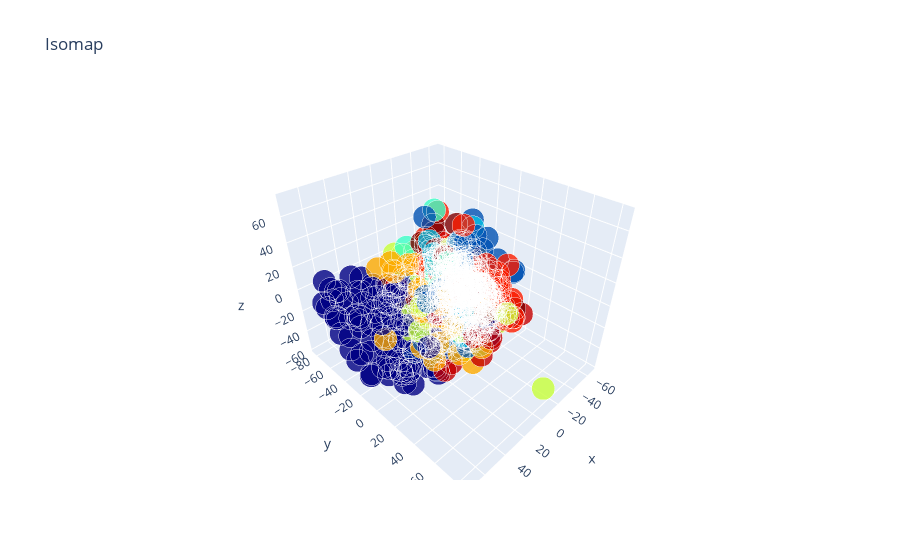

The code cell stored with this chart in its notebook:
### Code cell
Isomap_results3D = manifold.Isomap(n_neighbors=12,n_components=3).fit_transform(X_std)
Target = target
#X_5d=LLE_results

traceIsomap = go.Scatter3d(
    x = Isomap_results3D[:,0],
    y = Isomap_results3D[:,1],
    z = Isomap_results3D[:,2],
    mode = 'markers',
    text = Target,
    showlegend = True,
    marker = dict(
        size = 8,
        color = Target,
        colorscale ='Jet',
        showscale = False,
        line = dict(
            width = 2,
            color = 'rgb(255, 255, 255)'
        ),
        opacity = 0.8
    )
)
data = [traceIsomap]

layout = go.Layout(title = 'Isomap',
              hovermode= 'closest',
              yaxis = dict(zeroline = False),
              xaxis = dict(zeroline = False),
              showlegend= False,

             )

fig = dict(data=data, layout=layout)
py.iplot(fig, filename='3D-scatter')

### Figure 1 — Plotly figure (JSON) as saved in the notebook; plotly's stock layout.template omitted (floating-point values rounded to 4 significant figures; data arrays with more than 128 entries replaced by an {"elided": "..."} marker saying what was removed)
{"data": [{"marker": {"color": {"elided": "1000 int values"}, "colorscale": [[0, "rgb(0,0,131)"], [0.2, "rgb(0,60,170)"], [0.4, "rgb(5,255,255)"], [0.6, "rgb(255,255,0)"], [0.8, "rgb(250,0,0)"], [1, "rgb(128,0,0)"]], "line": {"color": "rgb(255, 255, 255)", "width": 2}, "opacity": 0.8, "showscale": false, "size": 8}, "mode": "markers", "showlegend": true, "text": {"elided": "1000 int values"}, "type": "scatter3d", "x": {"elided": "1000 float values"}, "y": {"elided": "1000 float values"}, "z": {"elided": "1000 float values"}}], "layout": {"hovermode": "closest", "showlegend": false, "title": {"text": "Isomap"}, "xaxis": {"zeroline": false}, "yaxis": {"zeroline": false}}}
